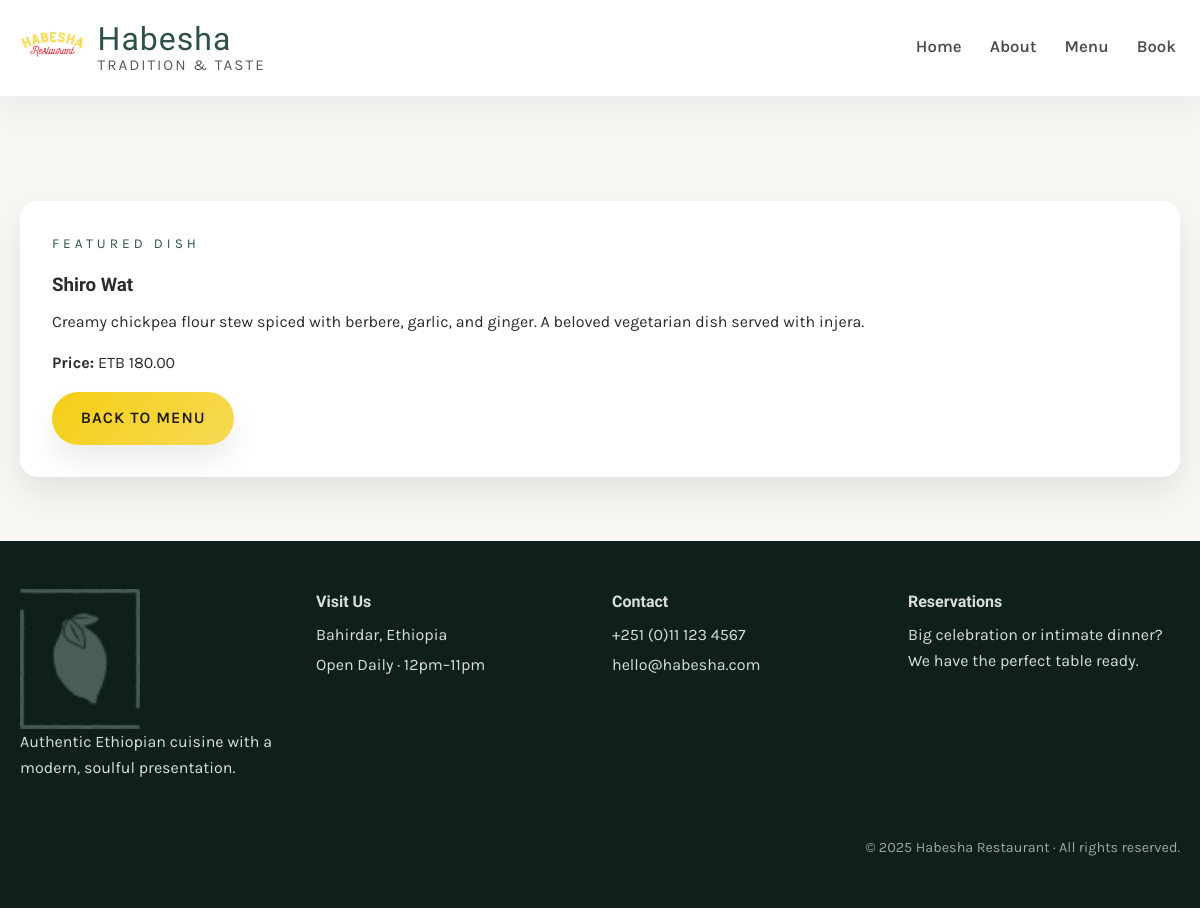
The app's page /menu/13/ with its own data.
### restaurant/models.py (models this page shows, shortened)
class Menu(models.Model):
   name=models.CharField(max_length=200)
   Price=models.IntegerField()
   description=models.CharField(max_length=1000,default="")

### restaurant/views.py (the view)
# urls.py: path('menu/<int:pk>/', views.display, name="menu_item"),
def display(request,pk=None):
    if pk:
        menu_item=Menu.objects.get(pk=pk)
    else:
        menu_item=None
    return render(request, 'menu-display.html', {'menu':menu_item})

### restaurant/templates/menu-display.html
{% extends 'base.html' %}
{% block content %}
<section class="section">
  <article class="story-block">
    <p class="section__eyebrow">Featured dish</p>
    <h1>{{ menu.name }}</h1>
    <p>{{ menu.description|default:"A traditional Ethiopian dish prepared with authentic spices, fresh ingredients, and time-honored techniques from our family recipes." }}</p>
    <p><strong>Price:</strong> ETB {{ menu.Price|floatformat:2 }}</p>
    <a class="btn btn--primary" href="{% url 'menu' %}">Back to menu</a>
  </article>
</section>
{% endblock %}

### restaurant/static/css/style.css (style rules this page uses)
:root { --clr-primary: #2f5149; --clr-primary-dark: #213932; --clr-secondary: #f4ce14; --clr-accent: #ee9972; --clr-neutral: #f7f6f2; --clr-text: #2b2b2b; --radius-lg: 28px; --radius-md: 18px; --radius-sm: 10px; --shadow-soft: 0 20px 40px rgba(47, 81, 73, 0.15); --shadow-card: 0 16px 30px rgba(0, 0, 0, 0.08); }
*, *::before, *::after { box-sizing: border-box; }
body { margin: 0; min-height: 100vh; font-family: 'Karla', 'Segoe UI', sans-serif; background: var(--clr-neutral); color: var(--clr-text); line-height: 1.6; }
h1, h2, h3, h4, h5, h6 { font-family: 'Markazi Text', serif; margin: 0 0 0.5rem; }
p { margin: 0 0 1rem; }
a { color: inherit; text-decoration: none; }
.btn { display: inline-flex; align-items: center; justify-content: center; padding: 0.85rem 1.8rem; border-radius: 999px; font-weight: 600; text-transform: uppercase; letter-spacing: 1px; border: none; cursor: pointer; transition: transform 0.2s ease, box-shadow 0.2s ease; }
.btn--primary { background: linear-gradient(135deg, var(--clr-secondary), #f7da55); color: #1b1b1b; box-shadow: var(--shadow-card); }
.section { margin-top: 3.5rem; }
.section__eyebrow { font-size: 0.85rem; text-transform: uppercase; letter-spacing: 4px; color: var(--clr-primary); }
.story-block { background: #fff; padding: 2rem; border-radius: var(--radius-md); box-shadow: var(--shadow-card); }

### records on screen
Menu: name "Shiro Wat", description "Creamy chickpea flour stew spiced with berbere, garlic, and ginger. A beloved vegetarian dish served with injera.", Price "180.00"
